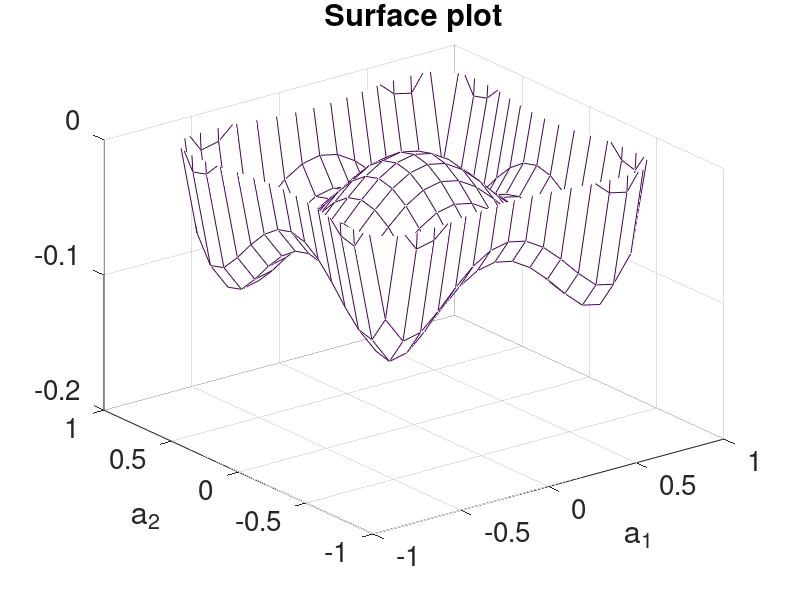
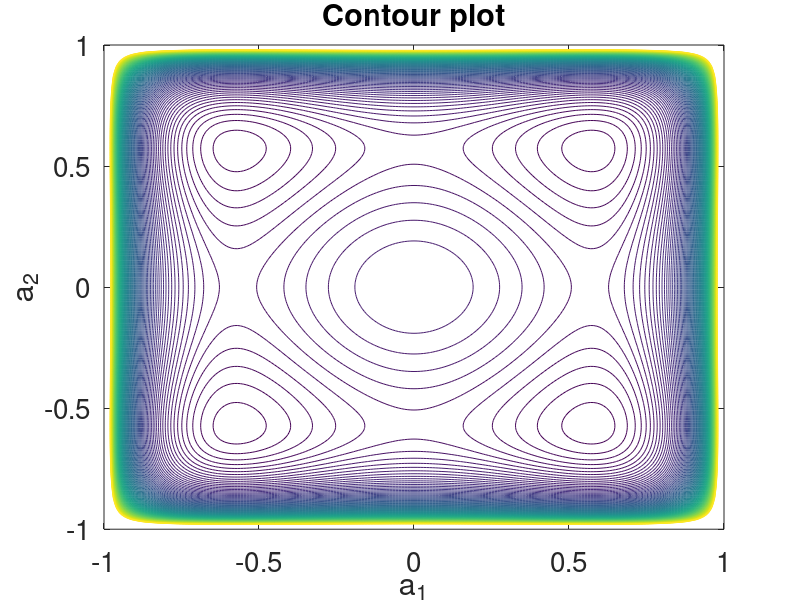

Write MATLAB code to recreate these figures, in order.
% Program_14b: Lyapunov function for a Hopfield network.
% Chapter 14 - Hamiltonian Systems, Lyapunov Functions, and Stability.
% Copyright Springer 2025. Stephen Lynch.
% See Figure 14.8.
figure
x=-1:.1:1;y=-1:.1:1;[X,Y]=meshgrid(x,y);
Z=-(X.^2+Y.^2)-4*(log(cos(pi*X/2))+log(cos(pi*Y/2)))./(0.7*pi^2);
mesh(X,Y,Z)
axis([-1 1 -1 1 -0.2 0])
title('Surface plot')
set(gca,'XTick',-1:0.5:1)
set(gca,'YTick',-1:0.5:1)
set(gca,'ZTick',-0.2:0.1:0)
xlabel('a_1')
ylabel('a_2')
set(gca,'FontSize',20);
figure
x=-1:.01:1;y=-1:.01:1;[X,Y]=meshgrid(x,y);
Z=-(X.^2+Y.^2)-4*(log(cos(pi*X/2))+log(cos(pi*Y/2)))./(0.7*pi^2);
contour(X,Y,Z,-1:.01:1)
title('Contour plot')
set(gca,'XTick',-1:0.5:1)
set(gca,'YTick',-1:0.5:1)
xlabel('a_1')
ylabel('a_2')
set(gca,'FontSize',20);
% End of Program_14b.
